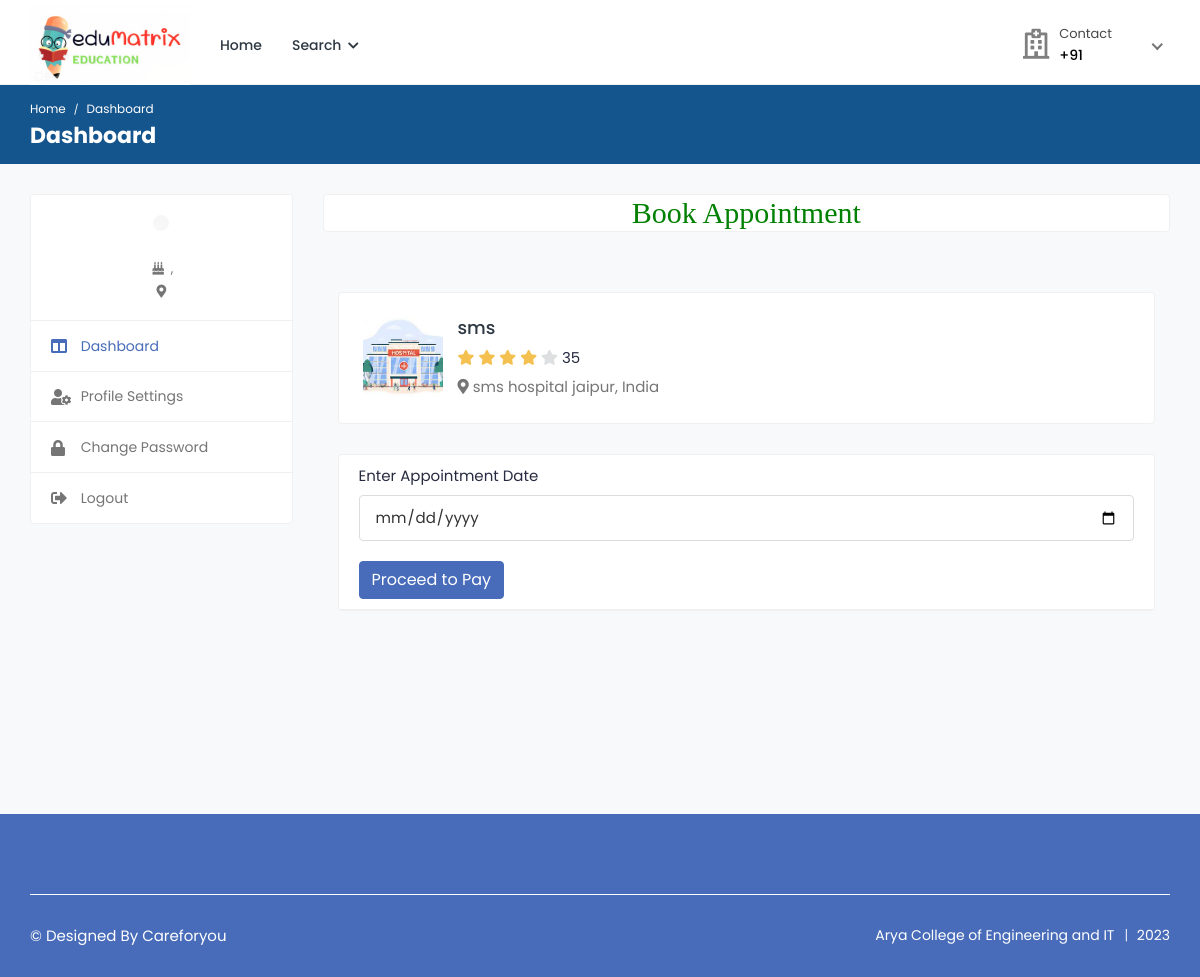
/hospital_appointment2, run on the app's committed database.
### health/models.py (models this page shows, shortened)
class Hospital(models.Model):
    status = models.CharField(max_length=100,null=True)
    user = models.ForeignKey(User, on_delete=models.CASCADE, null=True)
    mobile = models.CharField(max_length=10, null=True)
    name = models.CharField(max_length=100, null=True)
    nom_doctor = models.CharField(max_length=100, null=True)
    nom_beds = models.CharField(max_length=100, null=True)
    foundation_date = models.DateField(null=True)
    timing = models.CharField(max_length=100, null=True)
    owner_name = models.CharField(max_length=100, null=True)
    days_time = models.CharField(max_length=100, null=True)
    address = models.CharField(max_length=100, null=True)
    biography = models.TextField(null=True)
    image = models.FileField(null=True)

### health/views.py (the view)
# urls.py: path('hospital_appointment<int:pid>', hospital_appointment,name="hospital_appointment"),
def hospital_appointment(request,pid):
    hospital=Hospital.objects.get(id=pid)
    if request.method == "POST":
        a = request.POST['a_date']
        app=Hospital_Appointment.objects.create(hospital=hospital,patient=Patient.objects.get(user=request.user),a_date=a,status="pending",p_status="pending")
        messages.success(request,"Appointment Request Sent Successfully")
        return redirect("hospital_payment",app.id)
    d={'hospital':hospital}
    return render(request,'patient/hospital_appointment.html',d)

### health/templates/patient/hospital_appointment.html (shortened to what this page needs)
{% extends 'patient/sidebar.html' %}
{% load static %}
{% block b %}
<h2 style="font-family:roman;color:green" align="center" class="card">Book Appointment</h2>
<div class="content">
				<div class="container">
					<div class="row">
						<div class="col-12">
							<div class="card">
								<div class="card-body">
									<div class="booking-doc-info">
										<a href="doctor-profile.html" class="booking-doc-img">
											<img src="{{hospital.image.url}}" alt="User Image">
										</a>
										<div class="booking-info">
											<h4><a href="doctor-profile.html"> {{hospital.name}}</a></h4>
											<div class="rating">
												<i class="fas fa-star filled"></i>
												<i class="fas fa-star filled"></i>
												<i class="fas fa-star filled"></i>
												<i class="fas fa-star filled"></i>
												<i class="fas fa-star"></i>
												<span class="d-inline-block average-rating">35</span>
											</div>
											<p class="text-muted mb-0"><i class="fas fa-map-marker-alt"></i> {{hospital.address}}, India</p>
										</div>
									</div>
								</div>
							</div>
							<div class="card booking-schedule schedule-widget">
								<div class="schedule-header">
									<div class="row">
										<div class="col-md-12">
											<form action="" method="post">
												<div class="form-group">
													<label>Enter Appointment Date</label>
													<input type="date" class="form-control" name="a_date">
												</div>
                                                <button type="submit"  class="btn btn-primary submit-btn">Proceed to Pay</button>
							</div>
										</div>
									</div>
								</div>
                            </div>
						</div>
					</div>
				</div>
			</div>
		{% endblock %}

### data on the page
Hospital: image (picture), name "sms", address "sms hospital jaipur"
